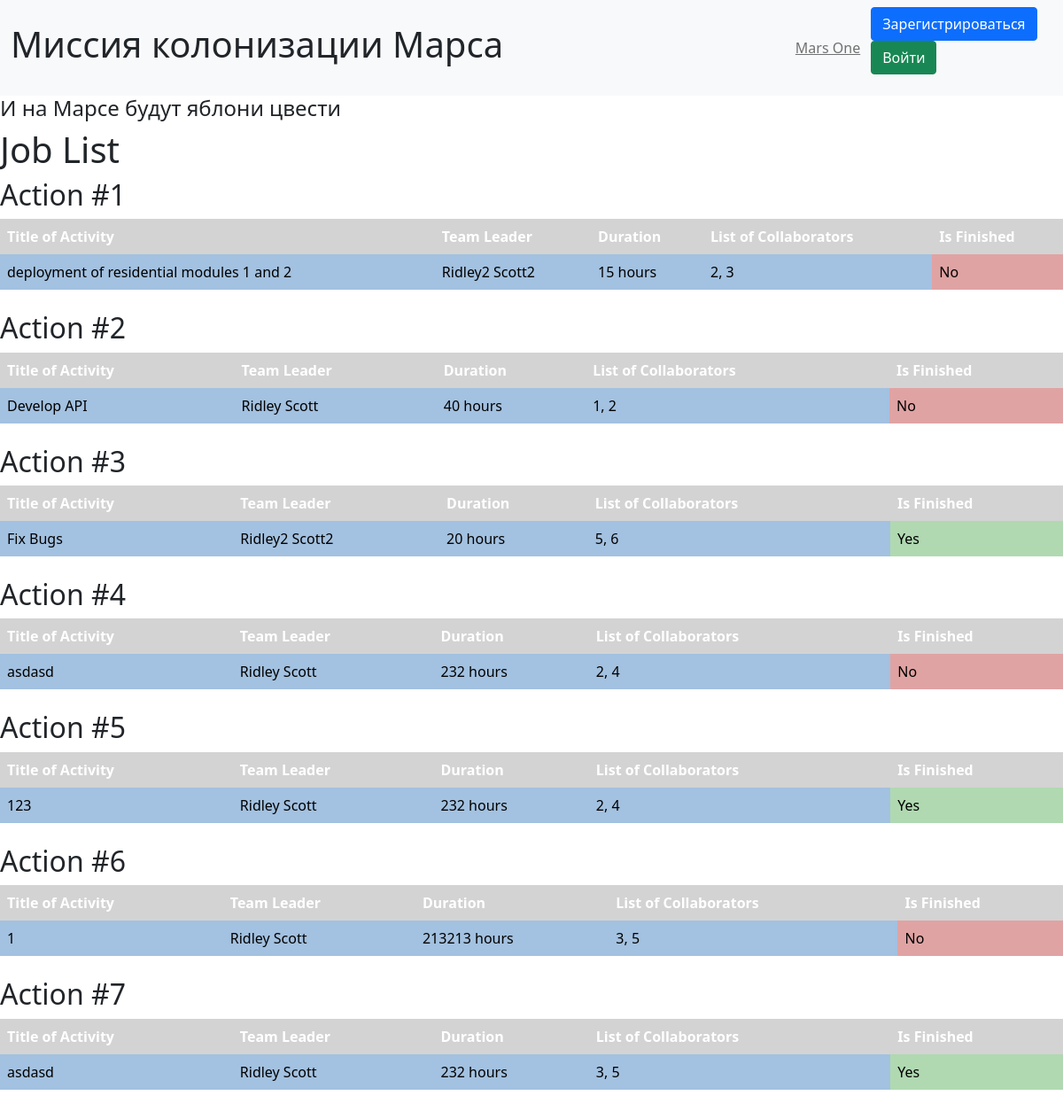
Before: / with the older database file.
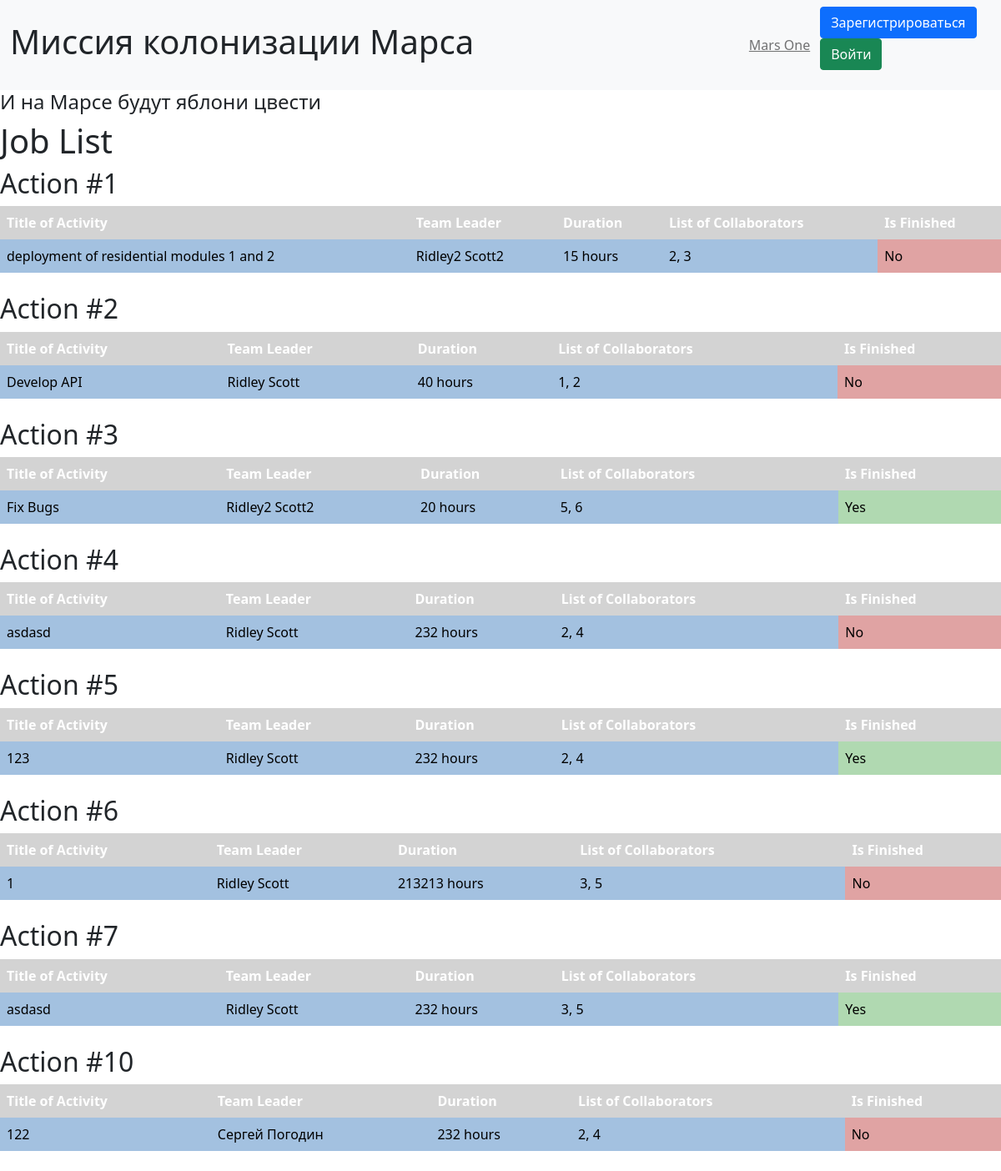
After: the same page with the newer database file.
### sql/data/jobs.py (models this page shows)
class Jobs(SqlAlchemyBase):
    __tablename__ = 'jobs'
    id = sqlalchemy.Column(sqlalchemy.Integer,
                           primary_key=True, autoincrement=True)
    job = sqlalchemy.Column(sqlalchemy.String, nullable=True)
    work_size = sqlalchemy.Column(sqlalchemy.Integer, nullable=True)
    collaborators = sqlalchemy.Column(sqlalchemy.String, nullable=True)
    start_date = sqlalchemy.Column(sqlalchemy.DateTime, nullable=True)
    end_date = sqlalchemy.Column(sqlalchemy.DateTime, nullable=True)
    is_finished = sqlalchemy.Column(sqlalchemy.Boolean, default=True)
    team_leader = sqlalchemy.Column(sqlalchemy.Integer,
                                    sqlalchemy.ForeignKey("users.id"))
    jobs = orm.relationship('User')

### main.py (the view)
@app.route('/')
def index():
    session = db_session.create_session()
    jobs_list = session.query(jobs.Jobs).all()
    jobs_data = []
    for job in jobs_list:
        team_leader = session.query(users.User).filter((users.User.id == job.team_leader)).first()
        jobs_data.append({
            "id": job.id,
            "title": job.job,
            "team_leader": f"{team_leader.name} {team_leader.surname}" if team_leader else "Unknown",
            "team_leader_id": job.team_leader,
            "duration": f"{job.work_size} hours",
            "collaborators": job.collaborators,
            "is_finished": "Yes" if job.is_finished else "No"
        })
    return render_template("index.html", file='style.css', jobs=jobs_data)

### sql/data/db_session.py (called while the page is built)
def create_session() -> Session:
    global __factory
    return __factory()

### templates/index.html (shortened to what this page needs)
{% extends 'base.html' %}
{% block content %}
    <h1>Job List</h1>
    {% for job in jobs %}
        <h2>Action #{{ job.id }}</h2>
        <table class="job-table">
            <tr>
                <th>Title of Activity</th>
                <th>Team Leader</th>
                <th>Duration</th>
                <th>List of Collaborators</th>
                <th>Is Finished</th>
            </tr>
            <tr>
                <td class="blue-text">{{ job.title }}</td>
                <td class="blue-text">{{ job.team_leader }}</td>
                <td class="blue-text">{{ job.duration }}</td>
                <td class="blue-text">{{ job.collaborators }}</td>
                <td class="{% if job.is_finished == 'Yes' %}green-text{% else %}red-text{% endif %}">{{ job.is_finished }}</td>
            </tr>
        </table>
        <br>
    {% endfor %}
{% endblock %}

### templates/base.html (shortened to what this page needs)
<!DOCTYPE html>
<html lang="en">
<head>
    <link rel="stylesheet"
          href="https://cdn.jsdelivr.net/npm/bootstrap@5.0.0-beta1/dist/css/bootstrap.min.css"
>
    <link rel="stylesheet" href="../static/css/{{file}}">
</head>
<header>
    <nav class="navbar navbar-expand-lg bg-body-tertiary navbar-light bg-light">
        <div class="container-fluid">
            <h1>Миссия колонизации Марса</h1>
            <a class="navbar-text">
                Mars One
            </a>
        </div>
        {% if current_user.is_authenticated %}
            <a class="navbar-brand" href="/logout">{{ current_user.name }}</a>
        {% else %}
            <p>
                <a class="btn btn-primary " href="/register">Зарегистрироваться</a>
                <a class="btn btn-success" href="/login">Войти</a>
            </p>
        {% endif %}
    </nav>
    <h4>И на Марсе будут яблони цвести</h4>
</header>
<body>
    {% block content %}
    {% endblock %}
</body>
</html>

### static/css/style.css (style rules this page uses)
.job-table { border-collapse: collapse; width: 100%; }
.job-table th, .job-table td { padding: 8px; text-align: left; }
.job-table th { background-color: #d3d3d3; color: white; }
.blue-text { background-color: #a3c1e0; color: black; }
.green-text { background-color: #b0d9b1; color: black; }
.red-text { background-color: #e0a3a3; color: black; }

Changed rows visible on the page:
added Jobs: id "10", title "122", team_leader "Сергей Погодин", duration "232 hours", collaborators "2, 4", is_finished "No"
